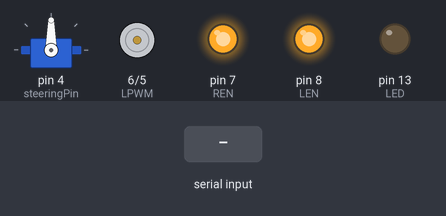
Recording of a sketch running on a simulated Arduino Uno, built with avr-gcc and run on an emulated ATmega328P. Shown: servo, motor-driver pin pairs drawn as motors (green arrow = first pin HIGH = forward, orange = second pin HIGH = backward, longer = more drive), output pins drawn as LEDs (lit = HIGH). The test bench sets the inputs (shaded band).

Above: at 1.2 s.
1.3 s: "30,150\n" received over Serial
At 1.8 s:
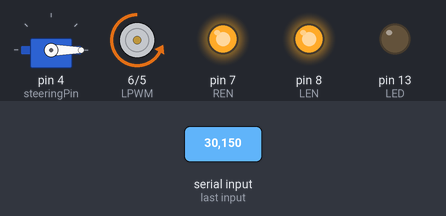
2.9 s: "90,45\n" received over Serial
At 3.6 s:
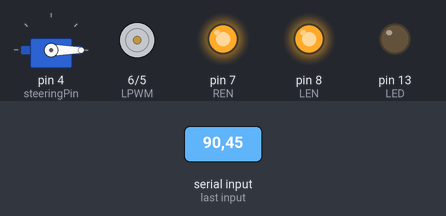
4.4 s: "1\n" received over Serial
At 5.4 s:
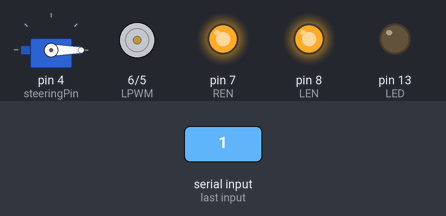
Timing chart, 0 to 7.4 s (numbered marks = the images above; inputs shaded):
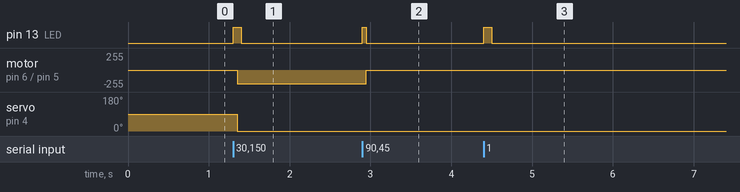

The sketch:

v1.ino
```cpp
#include <Servo.h>

#define steeringPin 4
#define RPWM 5
#define LPWM 6
#define REN 7
#define LEN 8
#define LED 13


char comandos[5];
int steeringAngle, state, thrustPower;
int lastPwm=0;

Servo steering;


void setup() {
  steering.attach(steeringPin);
  steering.write(90);

  pinMode(RPWM,OUTPUT);
  pinMode(LPWM,OUTPUT);
  pinMode(REN,OUTPUT);
  pinMode(LEN,OUTPUT);
  pinMode(LED,OUTPUT);

  digitalWrite(REN,HIGH);
  digitalWrite(LEN,HIGH);
  digitalWrite(LED,LOW);


  Serial.begin(115200);


}


int charToHexa(char input){
  //Função que retorna o valor hexadecimal respectivo a um char.
  if(input >= 48 && input <= 57){
    return input-48;
  }
  else if(input>=65 && input <=70){
    return input-55;
  }
  else{
    return -1; //Retorna -1 em caso de erro.
  }
}


void loop() {
  if(Serial.available()>=5){

    for(int k=0;k<5;k++){
      comandos[k]=Serial.read();
    }

    int steerUp = charToHexa(comandos[0]);
    int steerDown = charToHexa(comandos[1]);
    steeringAngle = (16*steerUp)+steerDown;

    state = comandos[2]-48;

    if(state != 0){
      int powerUp = charToHexa(comandos[3]);
      int powerDown = charToHexa(comandos[4]);

      thrustPower = (16*powerUp)+powerDown;
      thrustPower = map (thrustPower, 0,100,0,255);

      if(state == 1){ //Frente.
        analogWrite(RPWM,thrustPower);
        analogWrite(LPWM,0);
        lastPwm=thrustPower;


      }else if (state==2){ //Estado = 2 (ré)
        analogWrite(RPWM,0);
        analogWrite(LPWM,thrustPower);
        lastPwm=thrustPower;

      }else{ //Estado = 1 -> freio brusco.
        analogWrite(RPWM,0);
        analogWrite(LPWM,0);

      }

      steering.write(steeringAngle);

    }else{ //Estado =0 -> parar normal.
        for(int k=lastPwm;k>=0;k--){
          analogWrite(RPWM,k);
          delay(5);
        }
           steering.write(steeringAngle);


    }

  }
  else if(Serial.available()>0){ //Significa mensagem incompleta.
    digitalWrite(LED,HIGH);
    while(Serial.available()){
      Serial.read();
    }

    delay(50);
    digitalWrite(LED,LOW);

  }
}
```

Measured:
- after the input at 1.3 s, pin 13 (LED): LOW → HIGH at once, → LOW 0.10 s later; motor on pin 6 (LPWM) / pin 5 (RPWM): stopped → backward 204/255 after 0.05 s; servo on pin 4 (steeringPin): 90° → 0° after 0.05 s
- after the input at 2.9 s, pin 13 (LED): LOW → HIGH at once, → LOW 0.05 s later; motor on pin 6 (LPWM) / pin 5 (RPWM): backward 204/255 → stopped after 0.05 s
- after the input at 4.4 s, pin 13 (LED): LOW → HIGH at once, → LOW 0.10 s later
